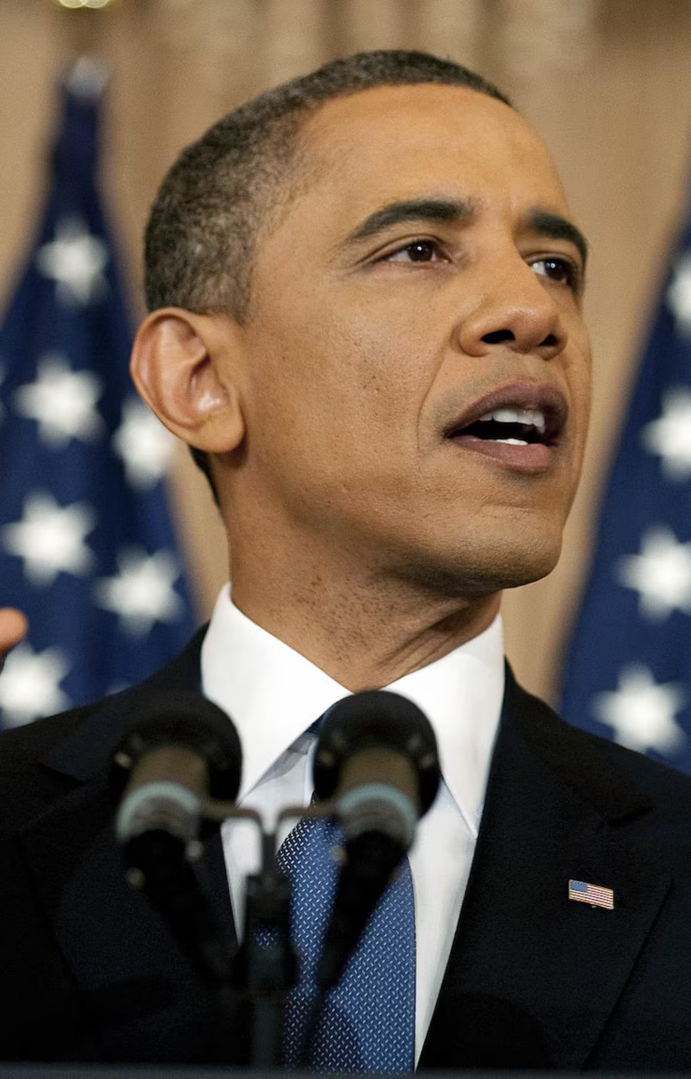
#> input picture datasets/celeb_refdb/barack_obama/ref_01.jpg, 1382 x 2157 px (shown at 1/2 size); its folder holds 4 pictures in this run
$ python build_rag_pool_json.py
#> lines starting #> are read from the running program, lines starting #| are printed output that depends on the picture
#!/usr/bin/env python3
"""Build a pool JSON for eval3_synth_pins_dataset_gen.py from local datasets.

The pool JSON lists celebrity face images that the ChArUco-compositing synth
generator warps into robot table recordings to create synthetic training episodes.
Quality of the synthetic data depends directly on the resolution and variety of
the face images listed in ``quality_photos``.

This script aggregates images from all available local sources and sorts them by
resolution (largest first) within each celebrity, so the generator always uses the
highest-quality image available.

Sources scanned (in priority order for de-duplication):
  1. datasets/celeb_refdb/<slug>/          (consolidated DB — any images added via
                                            build_celeb_refdb.py --from-dir land here)
  2. datasets/in-distribution-eval-3/<slug>/ (1382–1645×2100px — TOY only)
  3. datasets/out-distribution-eval-3/<slug>/ (1575×2100px — TOY only)
  4. datasets/out-distribution-eval-3-pins/<slug>/ (302–564px — OOD only)

Quality summary of existing local sources::

    TOY celebrities (taylor_swift, barack_obama, yann_lecun)
      10 images each at 1382–1645×2100px — excellent for compositing.

    OOD celebrities (cristiano_ronaldo, lionel_messi, …)
      1 image each at 302–564px from out-distribution-eval-3-pins.
      To improve OOD diversity/quality before running the synth generator:

        # Option A — import any local named-folder face dataset:
        python scripts/eval3_rag/build_celeb_refdb.py \\
            --from-dir /path/to/face_dataset/with/named/folders

        # Option B — add individual images for a specific celebrity:
        python scripts/eval3_rag/build_celeb_refdb.py \\
            --add-images elon_musk=/path/to/elon1.jpg,/path/to/elon2.jpg

      After either option, re-run this script to regenerate the pool JSON.

Usage::

    # Build the pool JSON (run from repo root):
    python scripts/eval3_rag/build_rag_pool_json.py
    # → datasets/rag_pool.json

    # Custom output path:
    python scripts/eval3_rag/build_rag_pool_json.py --out-json /tmp/my_pool.json

    # Verify image resolution stats without writing:
    python scripts/eval3_rag/build_rag_pool_json.py --stats

Then pass it to the synth generator:
    EVAL3_RAG_POOL_JSON=datasets/rag_pool.json \\
    EVAL3_RAG_HF_ORG=yukk1 EVAL3_RAG_PUSH_TO_HUB=1 \\
      ./scripts/eval3_rag/gen_rag_synth.sh
"""
from __future__ import annotations

import argparse
import hashlib
import json
import logging
from datetime import datetime, timezone
from pathlib import Path

logging.basicConfig(level=logging.INFO, format="%(levelname)s: %(message)s")
log = logging.getLogger(__name__)

_SCRIPT = Path(__file__).resolve()
_ROOT   = _SCRIPT.parent.parent.parent  # robot-learning-vla/

# TOY celebrities — held_out=True tells the synth generator to skip them
# (they already have real v4 robot recordings).
_TOY_SLUGS = {"taylor_swift", "barack_obama", "yann_lecun"}

_KNOWN_NAMES: dict[str, str] = {
    "taylor_swift":      "Taylor Swift",
    "barack_obama":      "Barack Obama",
    "yann_lecun":        "Yann LeCun",
    "elon_musk":         "Elon Musk",
    "lionel_messi":      "Lionel Messi",
    "cristiano_ronaldo": "Cristiano Ronaldo",
    "rihanna":           "Rihanna",
    "dwayne_johnson":    "Dwayne Johnson",
    "tom_cruise":        "Tom Cruise",
    "leonardo_dicaprio": "Leonardo DiCaprio",
    "robert_downey_jr":  "Robert Downey Jr",
    "scarlett_johansson":"Scarlett Johansson",
    "jennifer_lawrence": "Jennifer Lawrence",
    "marc_pollefeys":    "Marc Pollefeys",
}

# Source directories scanned in order.  Images found in earlier dirs are
# preferred when de-duplicating by filename stem.
_SOURCE_DIRS: list[Path] = [
    _ROOT / "datasets/celeb_refdb",
    _ROOT / "datasets/in-distribution-eval-3",
    _ROOT / "datasets/out-distribution-eval-3",
    _ROOT / "datasets/out-distribution-eval-3-pins",
]

_IMG_EXTS = {".jpg", ".jpeg", ".png", ".webp"}


def _image_width(path: Path) -> int:
    """Return image width in pixels, or 0 on failure (used for sorting only)."""
    try:
        from PIL import Image
        return Image.open(path).size[0]
    except Exception:
        return 0


def _slug_to_name(slug: str) -> str:
    return _KNOWN_NAMES.get(slug, " ".join(w.capitalize() for w in slug.split("_")))


def build_pool_json(
    out_json: Path,
    *,
    source_dirs: list[Path] | None = None,
    min_images: int = 1,
    sort_by_resolution: bool = True,
    stats_only: bool = False,
) -> dict:
    """Aggregate celebrity images from all local source directories.

    Images for the same celebrity found in multiple source dirs are merged
    and deduplicated by filename stem.  The ``quality_photos`` list is sorted
    by image width descending so the synth generator uses the highest-resolution
    image first when ``--max-photos-per-celeb`` caps the count.

    Returns the pool dict.
    """
    dirs = source_dirs if source_dirs is not None else _SOURCE_DIRS

    def _file_key(p: Path) -> str:
        """Content fingerprint: first 4 KB hashed with SHA1 (fast, reliable dedup)."""
        h = hashlib.sha1()
        with p.open("rb") as f:
            h.update(f.read(4096))
        return h.hexdigest()

    # Collect images per slug, deduplicating by content hash so that the same
    # image stored in multiple source dirs (e.g. celeb_refdb/ and the original
    # out-distribution-eval-3-pins/) is counted only once.
    # {slug: {content_hash: Path}}  — first-found wins (priority order).
    slug_to_hash_path: dict[str, dict[str, Path]] = {}

    for src_dir in dirs:
        if not src_dir.is_dir():
            log.debug("source dir not found, skipping: %s", src_dir)
            continue
        for celeb_dir in sorted(src_dir.iterdir()):
            if not celeb_dir.is_dir():
                continue
            slug = celeb_dir.name
            for img in sorted(celeb_dir.iterdir()):
                if img.suffix.lower() not in _IMG_EXTS:
                    continue
                slug_to_hash_path.setdefault(slug, {})
                key = _file_key(img)
                if key not in slug_to_hash_path[slug]:
                    slug_to_hash_path[slug][key] = img

    celebrities = []
    for slug, hash_map in sorted(slug_to_hash_path.items()):
        imgs = list(hash_map.values())
        if len(imgs) < min_images:
            log.warning(
                "slug=%r: only %d image(s) — skipping (need >= %d)",
                slug, len(imgs), min_images,
            )
            continue

        if sort_by_resolution:
            imgs.sort(key=lambda p: _image_width(p), reverse=True)
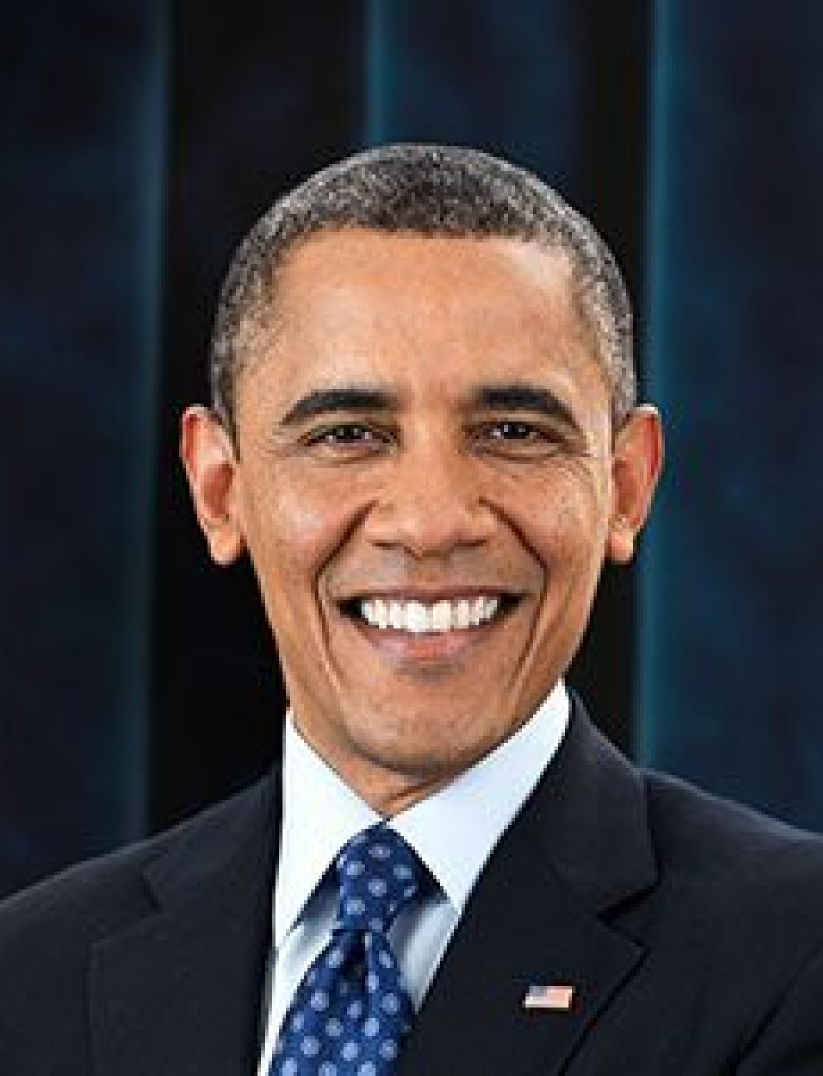
#> input picture datasets/celeb_refdb/barack_obama/ref_02.jpg, 1645 x 2151 px (shown at 1/2 size)
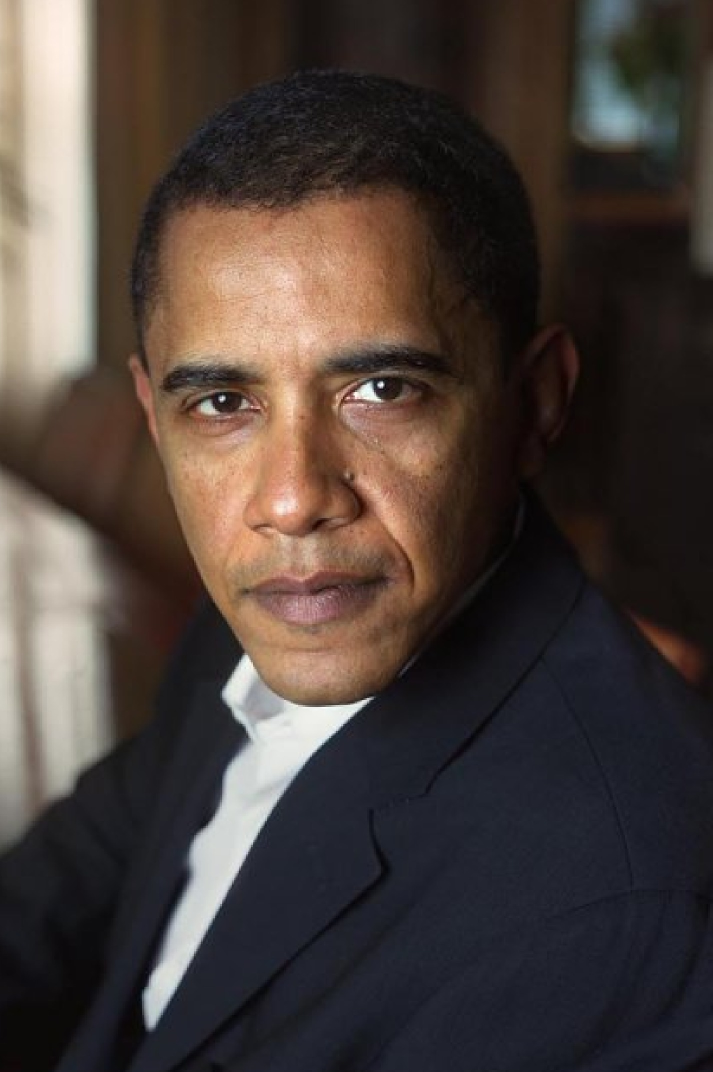
#> input picture datasets/celeb_refdb/barack_obama/ref_03.jpg, 1426 x 2144 px (shown at 1/2 size)
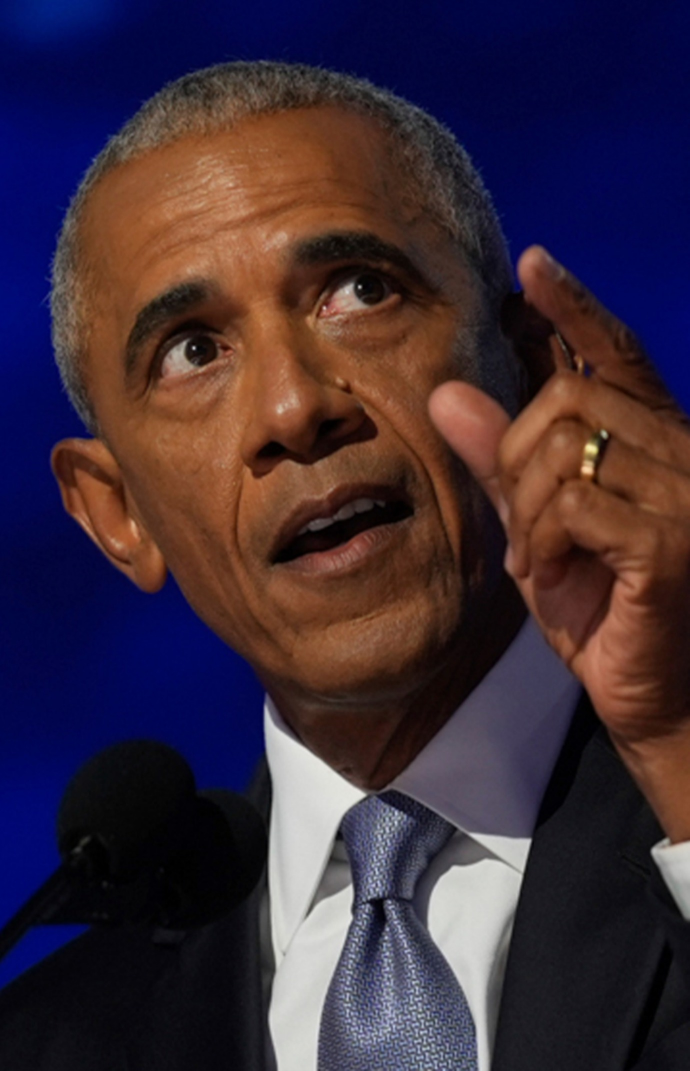
#> input picture datasets/celeb_refdb/barack_obama/ref_04.jpg, 1379 x 2141 px (shown at 1/2 size)
        else:
            imgs.sort()

        widths = [_image_width(p) for p in imgs]
#> widths = [1645, 1426, 1382, 1379]
        log.info(
            "slug=%-25s  %2d image(s)  resolution: %s–%spx  held_out=%s",
            f"{slug!r}",
            len(imgs),
            min(widths),
            max(widths),
            slug in _TOY_SLUGS,
        )

        celebrities.append({
            "name":           _slug_to_name(slug),
            "slug":           slug,
            "n_images":       len(imgs),
            "quality_photos": [str(p) for p in imgs],
            "held_out":       slug in _TOY_SLUGS,
            "rank":           None,
            "category":       None,
        })

    if stats_only:
        ood = [c for c in celebrities if not c["held_out"]]
        toy = [c for c in celebrities if c["held_out"]]
        print(f"\nPool stats ({len(celebrities)} celebrities total):")
        print(f"  TOY ({len(toy)} celebs, skipped by synth generator):")
        for c in toy:
            widths = [_image_width(Path(p)) for p in c["quality_photos"]]
            print(f"    {c['slug']:<25}  {c['n_images']} imgs  {min(widths)}–{max(widths)}px")
        print(f"  OOD ({len(ood)} celebs, used by synth generator):")
        for c in ood:
            widths = [_image_width(Path(p)) for p in c["quality_photos"]]
            print(f"    {c['slug']:<25}  {c['n_images']} imgs  {min(widths)}–{max(widths)}px")
            if c["n_images"] < 3:
                print(f"    {'':25}  ^^^ only {c['n_images']} image(s) — augmented variants fill remaining slots")
        return {"celebrities": celebrities}

    pool = {
        "dataset": "eval3_rag local pool",
        "source":  "built by scripts/eval3_rag/build_rag_pool_json.py",
        "sources_scanned": [str(d) for d in dirs],
        "generated_at": datetime.now(timezone.utc).isoformat(),
        "total_celebrities": len(celebrities),
        "total_images": sum(c["n_images"] for c in celebrities),
        "celebrities": celebrities,
    }

    out_json.parent.mkdir(parents=True, exist_ok=True)
    out_json.write_text(json.dumps(pool, indent=2))

    n_ood = sum(1 for c in celebrities if not c["held_out"])
#> n_ood = 0
    n_toy = sum(1 for c in celebrities if c["held_out"])
#> n_toy = 1
    log.info(
        "Wrote %d celebrities (%d OOD + %d TOY) → %s",
        len(celebrities), n_ood, n_toy, out_json,
    )
    return pool


def main() -> None:
    ap = argparse.ArgumentParser(
        description="Build a synth-generator pool JSON from local celebrity datasets.",
        formatter_class=argparse.RawDescriptionHelpFormatter,
        epilog=__doc__,
    )
    ap.add_argument(
        "--out-json",
        default=str(_ROOT / "datasets/rag_pool.json"),
        metavar="FILE",
        help="output pool JSON path (default: datasets/rag_pool.json)",
    )
    ap.add_argument(
        "--min-images", type=int, default=1,
        help="skip celebrities with fewer than this many images (default: 1)",
    )
    ap.add_argument(
        "--no-sort-resolution", action="store_true",
        help="keep quality_photos sorted by filename instead of resolution",
    )
    ap.add_argument(
        "--stats", action="store_true",
        help="print image counts and resolution stats without writing the JSON",
    )
    args = ap.parse_args()

    pool = build_pool_json(
        Path(args.out_json),
        min_images=args.min_images,
        sort_by_resolution=not args.no_sort_resolution,
        stats_only=args.stats,
    )
#> pool = 7 items

    if args.stats:
        return

    print(f"\nPool JSON written: {args.out_json}")
    print(f"  {pool['total_celebrities']} celebrities, {pool['total_images']} images total")
#|   1 celebrities, 4 images total
    print(f"\nOOD synth episode estimate (default MAX_PHOTOS=5, DISTRACTORS=20):")
    print(f"  (normalized: all celebrities get 5×20×3=300 episodes; under-represented use augmented variants)")
    for c in pool["celebrities"]:
        if c["held_out"]:
            continue
        n_actual = min(5, c["n_images"])
        n_aug = 5 - n_actual
        aug_note = f"  ({n_aug} aug slot{'s' if n_aug != 1 else ''})" if n_aug > 0 else ""
        print(f"  {c['slug']:<25}  {c['n_images']} imgs → 5×20×3 = 300 episodes{aug_note}")
#> this loop made 1 pass
    print(f"\nUse with gen_rag_synth.sh:")
    print(f"  EVAL3_RAG_POOL_JSON={args.out_json} \\")
    print(f"  EVAL3_RAG_HF_ORG=yukk1 EVAL3_RAG_PUSH_TO_HUB=1 \\")
    print(f"    ./scripts/eval3_rag/gen_rag_synth.sh")


if __name__ == "__main__":
    main()
